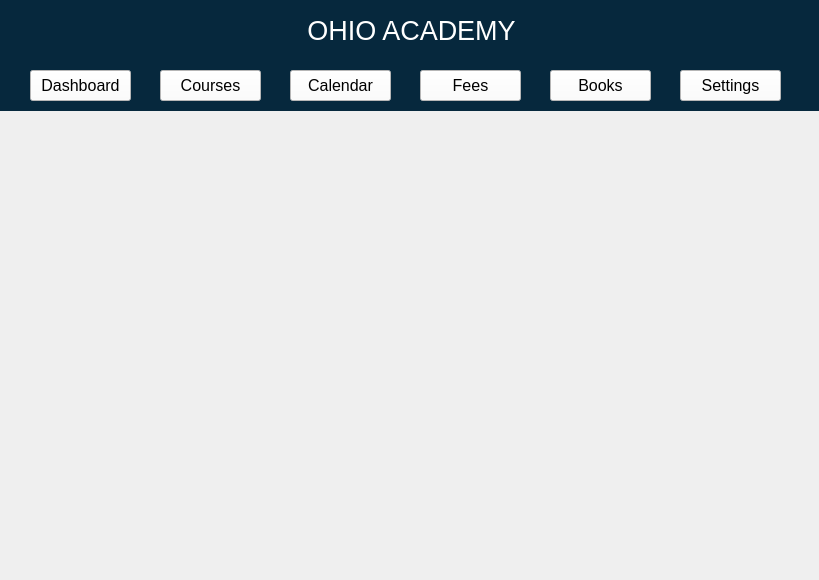
<?xml version="1.0" encoding="UTF-8"?>
<ui version="4.0">
 <class>Form</class>
 <widget class="QWidget" name="Form">
  <property name="geometry">
   <rect>
    <x>0</x>
    <y>0</y>
    <width>819</width>
    <height>580</height>
   </rect>
  </property>
  <property name="windowTitle">
   <string>Form</string>
  </property>
  <widget class="QLabel" name="Header1">
   <property name="geometry">
    <rect>
     <x>-4</x>
     <y>0</y>
     <width>831</width>
     <height>61</height>
    </rect>
   </property>
   <property name="styleSheet">
    <string notr="true">background-color: #06283D;
color: white</string>
   </property>
   <property name="text">
    <string>&lt;html&gt;&lt;head/&gt;&lt;body&gt;&lt;p align=&quot;center&quot;&gt;&lt;span style=&quot; font-size:20pt;&quot;&gt;OHIO ACADEMY&lt;/span&gt;&lt;/p&gt;&lt;/body&gt;&lt;/html&gt;</string>
   </property>
  </widget>
  <widget class="QLabel" name="Header2">
   <property name="geometry">
    <rect>
     <x>-4</x>
     <y>60</y>
     <width>831</width>
     <height>51</height>
    </rect>
   </property>
   <property name="styleSheet">
    <string notr="true">background-color: #06283D;
color: white;</string>
   </property>
   <property name="text">
    <string/>
   </property>
  </widget>
  <widget class="QPushButton" name="dashboardButton">
   <property name="geometry">
    <rect>
     <x>30</x>
     <y>70</y>
     <width>101</width>
     <height>31</height>
    </rect>
   </property>
   <property name="styleSheet">
    <string notr="true">background-color: white;
font: 12pt;
</string>
   </property>
   <property name="text">
    <string>Dashboard</string>
   </property>
  </widget>
  <widget class="QPushButton" name="coursesButton">
   <property name="geometry">
    <rect>
     <x>160</x>
     <y>70</y>
     <width>101</width>
     <height>31</height>
    </rect>
   </property>
   <property name="styleSheet">
    <string notr="true">background-color: white;
font: 12pt;
</string>
   </property>
   <property name="text">
    <string>Courses</string>
   </property>
  </widget>
  <widget class="QPushButton" name="calendarButton">
   <property name="geometry">
    <rect>
     <x>290</x>
     <y>70</y>
     <width>101</width>
     <height>31</height>
    </rect>
   </property>
   <property name="styleSheet">
    <string notr="true">background-color: white;
font: 12pt;
</string>
   </property>
   <property name="text">
    <string>Calendar</string>
   </property>
  </widget>
  <widget class="QPushButton" name="feesButton">
   <property name="geometry">
    <rect>
     <x>420</x>
     <y>70</y>
     <width>101</width>
     <height>31</height>
    </rect>
   </property>
   <property name="styleSheet">
    <string notr="true">background-color: white;
font: 12pt;
</string>
   </property>
   <property name="text">
    <string>Fees</string>
   </property>
  </widget>
  <widget class="QPushButton" name="booksButton">
   <property name="geometry">
    <rect>
     <x>550</x>
     <y>70</y>
     <width>101</width>
     <height>31</height>
    </rect>
   </property>
   <property name="styleSheet">
    <string notr="true">background-color: white;
font: 12pt;
</string>
   </property>
   <property name="text">
    <string>Books</string>
   </property>
  </widget>
  <widget class="QPushButton" name="settingsButton">
   <property name="geometry">
    <rect>
     <x>680</x>
     <y>70</y>
     <width>101</width>
     <height>31</height>
    </rect>
   </property>
   <property name="styleSheet">
    <string notr="true">background-color: white;
font: 12pt;
</string>
   </property>
   <property name="text">
    <string>Settings</string>
   </property>
  </widget>
 </widget>
 <resources/>
 <connections/>
</ui>
